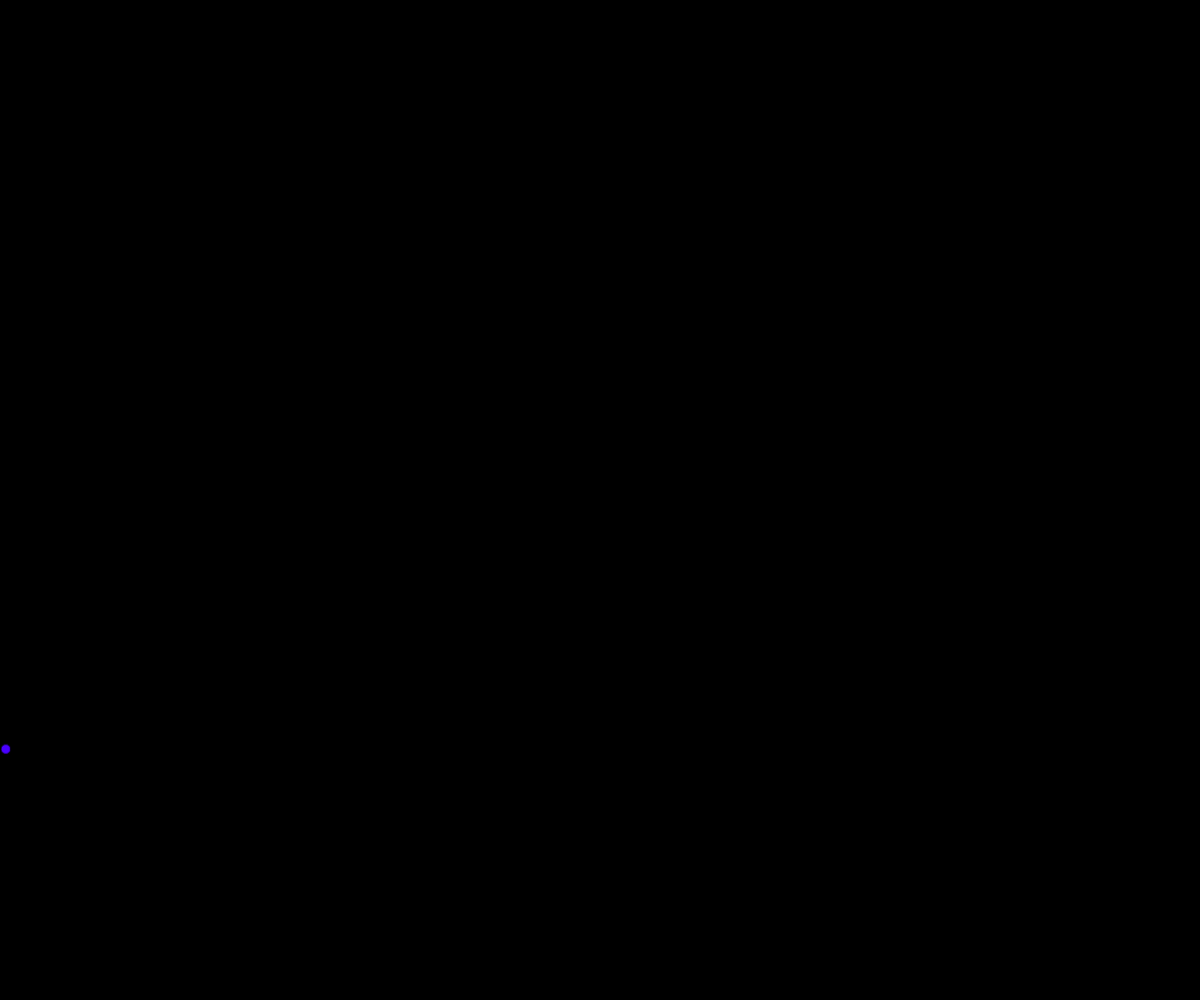
Frame 1 (no input)
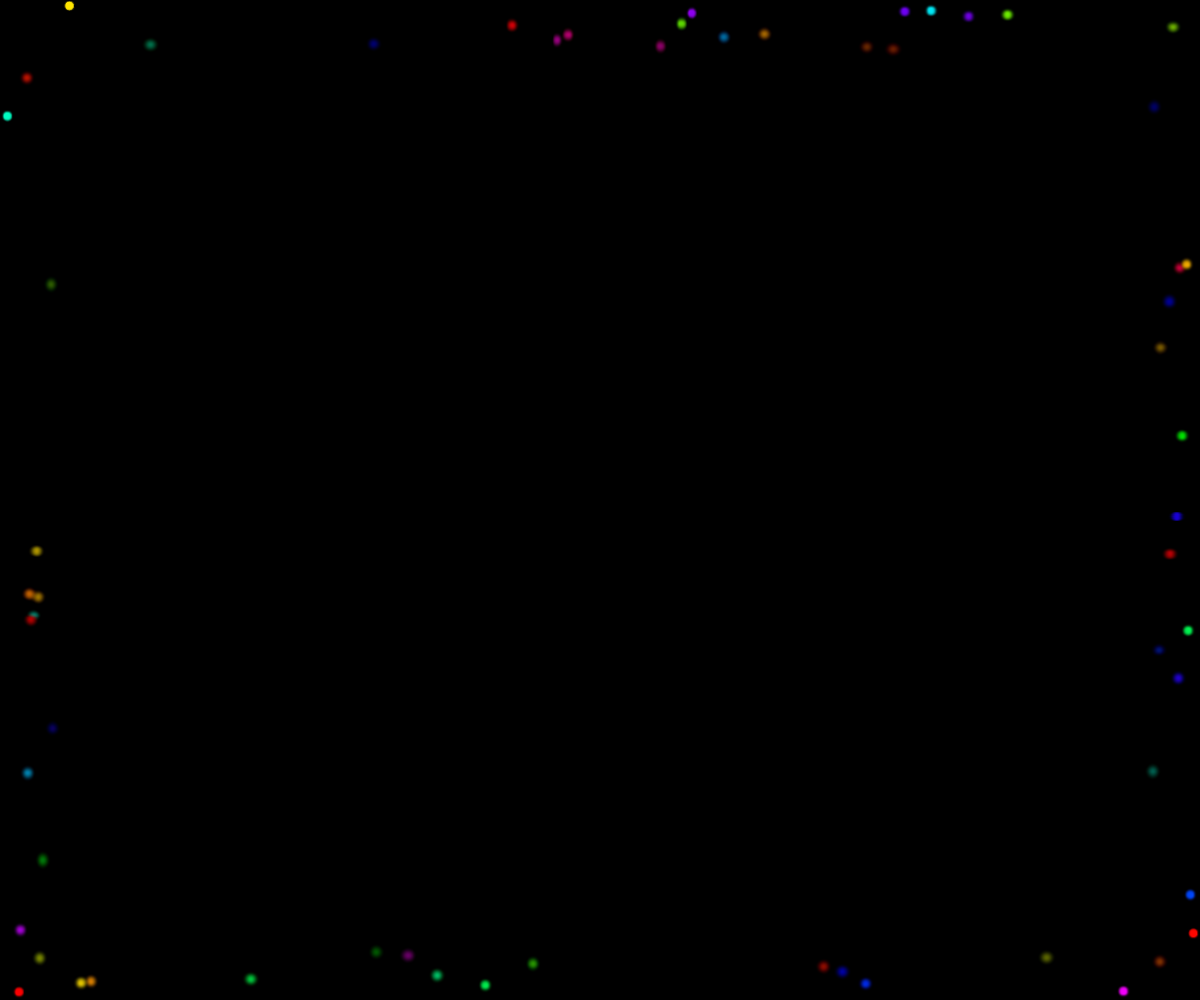
Frame 60 (no input)
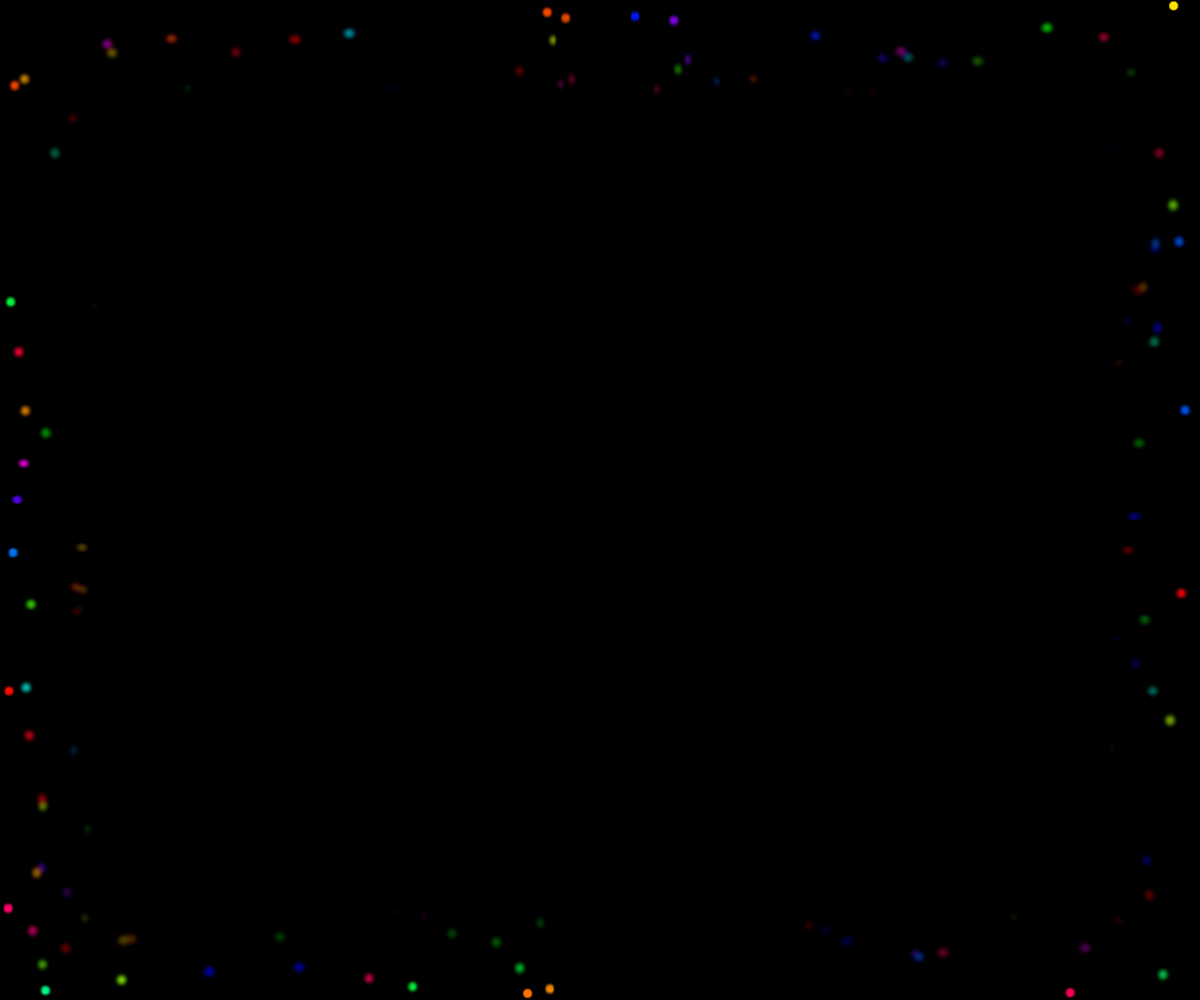
Frame 120 (the mouse pressed at the canvas centre since frame 60)

The p5.js sketch that drew these frames (run headless with seeded random() and noise() and a simulated clock; from frame 60 on, the mouse is pressed at the canvas centre):

// p5.js sketch
// ── sketch.js
var graphic;
var sizeBalls=10;
var zoomFactor=0.8;
function setup() {
  createCanvas(windowWidth,windowHeight);
  graphic=createGraphics(width,height);
  graphic.pixelDensity(1);
  graphic.colorMode(HSB);
}

function draw() {
  background(0)
  graphic.background(0,.002)
  graphic.fill(random(360),255,255);
  var whichSide=floor(random(4))
  
  if(whichSide==0){
    graphic.ellipse(sizeBalls/2, random(height),sizeBalls,sizeBalls )
  }else if(whichSide==1){
    graphic.ellipse(random(width), sizeBalls/2,sizeBalls,sizeBalls )
  }else if(whichSide==2){
    graphic.ellipse(width-sizeBalls/2, random(height),sizeBalls,sizeBalls )
  }else if(whichSide==3){
    graphic.ellipse(random(width), height-sizeBalls/2,sizeBalls,sizeBalls )
  }
  
  
  var pix=graphic.get( 0, 0, width, height);
  graphic.clear()
  graphic.image(pix,zoomFactor, zoomFactor, width-zoomFactor*2, height-zoomFactor*2);
  image(graphic,0,0)
}

p5.Renderer2D._copyHelper =
function (srcImage, sx, sy, sw, sh, dx, dy, dw, dh) {
  var canvas;
  if (srcImage instanceof p5.Image) {
    canvas = srcImage.canvas;
  } else if (srcImage instanceof p5.Graphics) {
    srcImage.loadPixels();
    canvas = srcImage.elt;
  }
  var s = canvas.width / srcImage.width;
  this.drawingContext.drawImage(canvas,
    s * sx, s * sy, s * sw, s * sh, dx, dy, dw, dh);
};
